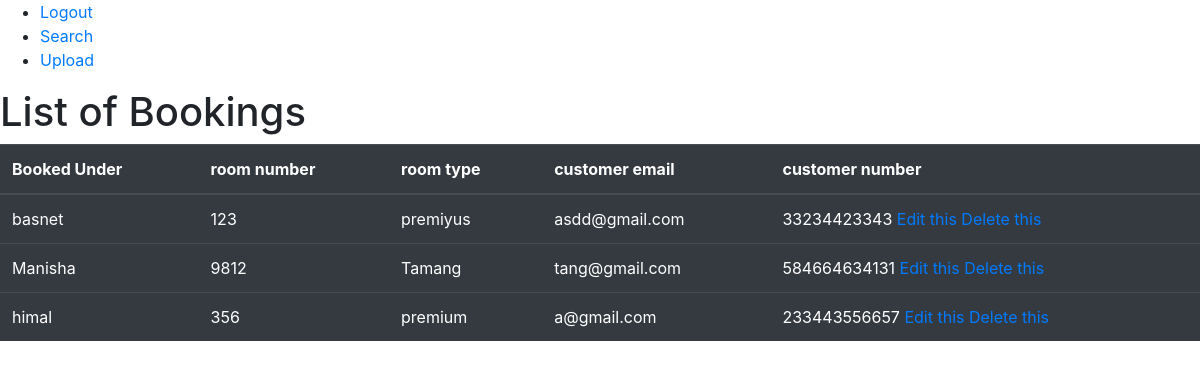
The page /booking/ on the database its author committed.
### customer/models.py (models this page shows, shortened)
class BookRoom(models.Model):
    cname = models.CharField(max_length=20)
    roomtype =models.CharField(max_length=20)
    roomno=models.IntegerField()
    cemail = models.EmailField()
    ccontact = models.CharField(max_length=15)
    cfile =models.URLField()

### customer/views.py (the view)
# urls.py: path('booking/',views.view_Booking_lists),
def view_Booking_lists(request):
    list_of_Booking= BookRoom.objects.all()
    context_variable = {
        'booking':list_of_Booking
    }
    return render(request,'Bookings/bookings.html',context_variable)

### templates/Bookings/bookings.html (shortened to what this page needs)
<!DOCTYPE html>
<html lang="en">
<head>
    <link rel="stylesheet" href="https://stackpath.bootstrapcdn.com/bootstrap/4.4.1/css/bootstrap.min.css">
</head>
<body>
  <nav>
    <div class="nav-wrapper">
      <ul id="nav-mobile" class="right hide-on-med-and-down">
        <li><a href="/logout">Logout</a></li>
        <li><a href="/search">Search</a></li>
        <li><a href="/upload">Upload</a></li>
      </ul>
    </div>
  <nav>
    <h1> List of Bookings </h1>
    <table class="table table-dark">
  <thead>
    <tr>
      <th scope="col">Booked Under</th>
      <th scope="col">room number</th>
      <th scope="col">room type</th>
      <th scope="col">customer email</th>
       <th scope="col">customer number</th>
    </tr>
  </thead>
  <tbody>
    {% for book in booking %}
    <tr>
      <td>{{book.cname}} </td>
      <td> {{book.roomno}}</td>
      <td>{{book.roomtype}}</td>
      <td> {{book.cemail}}</td>
      <td>{{book.ccontact}}
        <a href="update/{{book.id}}">Edit this</a>
        <a href="delete/{{book.id}}">Delete this</a>
    </td>
    </tr>
    {% empty %}
    There are no room booked.
    {% endfor %}
  </tbody>
</table>
</body>
</html>

### rows shown on the page
BookRoom: cname "basnet", roomno "123", roomtype "premiyus", cemail "asdd@gmail.com", ccontact "33234423343"
BookRoom: cname "Manisha", roomno "9812", roomtype "Tamang", cemail "tang@gmail.com", ccontact "584664634131"
BookRoom: cname "himal", roomno "356", roomtype "premium", cemail "a@gmail.com", ccontact "233443556657"
